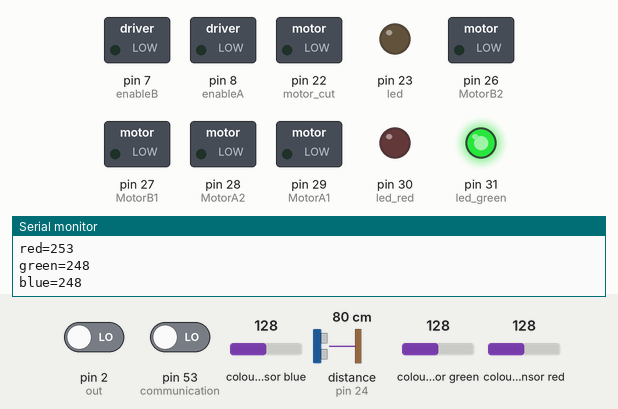
This sketch was run on a simulated Arduino Mega 2560, built with avr-gcc and run on an emulated ATmega2560. Shown: switched loads named in the sketch (green lamp = pin HIGH), output pins drawn as LEDs (lit = HIGH), the last lines printed to the serial monitor. Wiring (inferred from the names in the program): ultrasonic range finder: trigger pin 25; echo pin 24; TCS3200 colour sensor: output pin 2; S2 pin 5; S3 pin 6; S0 pin 3; S1 pin 4. The test bench sets the inputs (shaded band); at power-on: pin 53 (communication) LOW, pin 2 (out) LOW, colour sensor blue 128, distance to the obstacle (sensor on pin 24) 80 cm, colour sensor green 128, colour sensor red 128. The echo pulse lasts 58.3 µs per cm; pins used as bus, display or sensor lines are not drawn.

Above: at 6.2 s.
6.3 s: pin 53 (communication) driven HIGH
At 7.5 s:
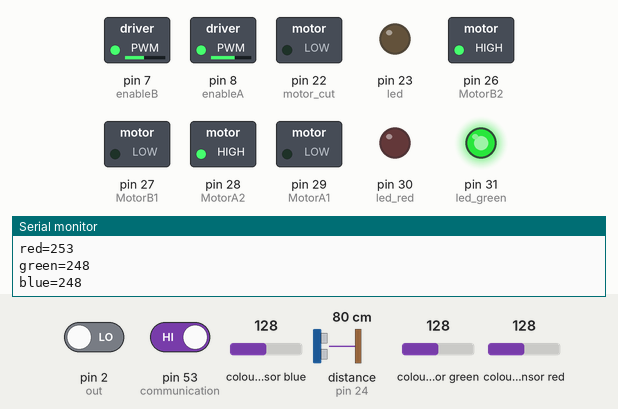
10.7 s: pin 53 (communication) driven LOW
At 16.7 s:
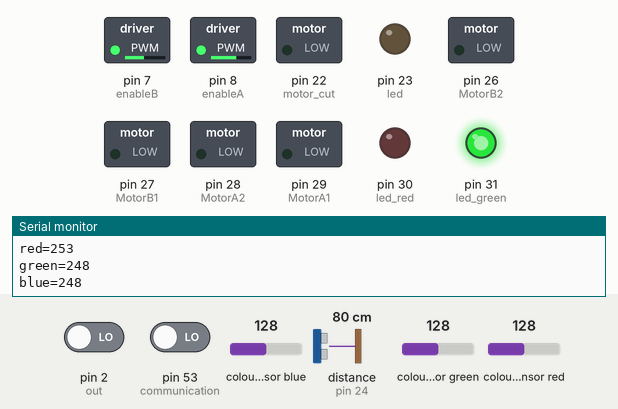
20.0 s: pin 53 (communication) driven HIGH
At 28.3 s:
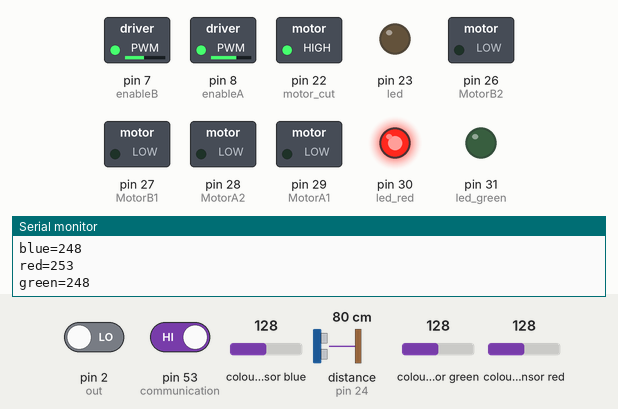
Timing chart, 0 to 33.2 s (numbered marks = the images above; inputs shaded):
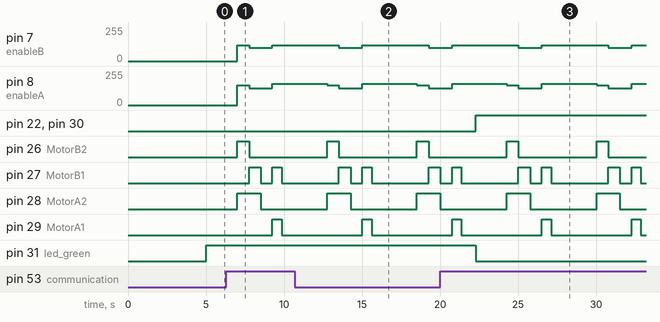

Measured:
- after the input at 10.7 s, pin 22 (motor_cut), pin 30 (led_red): stays LOW (without the input it goes to HIGH after 0.06 s); pin 31 (led_green): stays HIGH (without the input it goes to LOW after 0.06 s)
- after the input at 20.0 s, pin 22 (motor_cut), pin 30 (led_red): LOW → HIGH after 2.3 s; pin 31 (led_green): HIGH → LOW after 2.3 s
- by itself, pin 7 (enableB): alternates 120/255 for 4.3 s and 100/255 for 1.5 s
- by itself, pin 26 (MotorB2): alternates HIGH for 0.75 s and LOW for 5.0 s
- by itself, pin 27 (MotorB1): repeats every 5.8 s: HIGH 0.60 s, LOW 3.7 s, HIGH 0.75 s, LOW 0.75 s
- by itself, pin 28 (MotorA2): alternates HIGH for 1.5 s and LOW for 4.3 s
- by itself, pin 29 (MotorA1): alternates HIGH for 0.60 s and LOW for 5.2 s

The sketch:

test_de_fonctionnement_version_final.ino
```cpp
// Define Pins LEDS
int led_green = 31;
int led_red = 30;


// Define MOTOR CUT

int motor_cut = 22;
int communication = 53;

//Define Pins ultrasonic****************************************************

int trigPin = 25;    // Trigger
int echoPin = 24;    // Echo
long duration, cm;

//Define Pins motors********************************************************

//Motor A (left)

int enableA = 8;
int MotorA1 = 29;
int MotorA2 = 28;

//Motor B (right)
int enableB = 7;
int MotorB1 = 27;
int MotorB2 = 26;

//Define pins RGB**************************************************************
int s0=3,s1=4,s2=5,s3=6;
int out=2;
int led=23;
int flag=0;
int motor_coupe =22;
byte counter=0;
byte countR=0,countG=0,countB=0;

/***************************************************************************
 * the setup () initialization function which is executed once at startup.*
 ***************************************************************************/

void setup() {


//Serial Port begin*********************************************************

  Serial.begin (9600);

//Define inputs and outputs*************************************************
  // Leds
    pinMode(led_green, OUTPUT);
    pinMode(led_red, OUTPUT);


  // motor_cut
    pinMode(motor_cut, OUTPUT);
    pinMode(communication, INPUT);

  // ultrasonic
    pinMode(trigPin, OUTPUT);
    pinMode(echoPin, INPUT);

  // Motors
    pinMode (enableA, OUTPUT);
    pinMode (MotorA1, OUTPUT);
    pinMode (MotorA2, OUTPUT);

    pinMode (enableB, OUTPUT);
    pinMode (MotorB1, OUTPUT);
    pinMode (MotorB2, OUTPUT);

  // RGB

   pinMode(motor_coupe, OUTPUT);
   pinMode(s0,OUTPUT);
   pinMode(s1,OUTPUT);
   pinMode(s2,OUTPUT);
   pinMode(s3,OUTPUT);
   pinMode(out,INPUT);
   pinMode(led,OUTPUT);
     TCS();

Stop();
delay(5000);
}


/********************************************************************************
* the endless loop function loop ()                                             *
* which is executed in a loop once the setup () function has been executed once.*
*********************************************************************************/


void loop() {


// call ultrasonic
  cm = calcul_distance();
  Serial.print(cm);
  Serial.println("cm");

// Raspberry to Arduino ( motor cut)

if (digitalRead(communication)== HIGH ){
digitalWrite(motor_cut,HIGH);
digitalWrite(led_green,LOW);
digitalWrite(led_red,HIGH);
}
else{
digitalWrite(motor_cut,LOW);
digitalWrite(led_green,HIGH);
digitalWrite(led_red,LOW);
}

//if else condition to avoid obstacles***************************

  if (cm <= 30 || countR>95)
{
  Stop();
  delay(2000);
  Marche_arriere();
  delay(750);
  Demi_tour();
  delay(750);
  Stop();
  delay(750);
  Marche_avant();
  delay(600);
  Stop();
  delay(650);

}
else
{
  Marche_avant();

}

  delay(250);

}


/* ***************************************************************
 * function of calculating the distance of the ultrasonic sensor *
******************************************************************/

int calcul_distance()
{

  // The sensor is triggered by a HIGH pulse of 10 or more microseconds.
  // Give a short LOW pulse beforehand to ensure a clean HIGH pulse:
  digitalWrite(trigPin, LOW);
  delayMicroseconds(5);
  digitalWrite(trigPin, HIGH);
  delayMicroseconds(10);
  digitalWrite(trigPin, LOW);

  // Read the signal from the sensor: a HIGH pulse whose
  // duration is the time (in microseconds) from the sending
  // of the ping to the reception of its echo off of an object.
  pinMode(echoPin, INPUT);
  duration = pulseIn(echoPin, HIGH);

  // Convert the time into a distance
  cm =(duration/2) / 29.1;     // Divide by 29.1 or multiply by 0.0343

  return cm ;
  }

/****************************
* Robot forward function    *
*****************************/

void Marche_avant()
{
// This function will run the motors in both directions at a fixed speed

  // Turn on motor A

  digitalWrite(MotorA1, HIGH);
  digitalWrite(MotorA2, LOW);

  // Set speed to 200 out of possible range 0~255

  analogWrite(enableA, 160);

  // Turn on motor B

  digitalWrite(MotorB1, HIGH);
  digitalWrite(MotorB2, LOW);

  // Set speed to 200 out of possible range 0~255

  analogWrite(enableB, 120);


}

/****************************
* Robot back function       *
*****************************/


void Marche_arriere()
{
// This function will run the motors in both directions at a fixed speed

  // Turn on motor A

  digitalWrite(MotorA1, LOW);
  digitalWrite(MotorA2, HIGH);

  // Set speed to 200 out of possible range 0~255

  analogWrite(enableA, 150);

  // Turn on motor B

  digitalWrite(MotorB1, LOW);
  digitalWrite(MotorB2, HIGH);

  // Set speed to 200 out of possible range 0~255

  analogWrite(enableB, 120);


}


/****************************
* Robot half turn function  *
*****************************/


void Demi_tour()
{
// This function will run the motors in both directions at a fixed speed

  // Turn on motor A

  digitalWrite(MotorA1, LOW);
  digitalWrite(MotorA2, HIGH);

  // Set speed to 200 out of possible range 0~255

  analogWrite(enableA, 125);

  // Turn on motor B

  digitalWrite(MotorB1, HIGH);
  digitalWrite(MotorB2, LOW);

  // Set speed to 200 out of possible range 0~255

  analogWrite(enableB, 100);


}


/****************************
* Robot Stop function       *
*****************************/


void Stop()
{
  // Turn on motor A

  digitalWrite(MotorA1, LOW);
  digitalWrite(MotorA2, LOW);

  // Turn on motor B

  digitalWrite(MotorB1, LOW);
  digitalWrite(MotorB2, LOW);

}

/* ***************************************************************
 * function of calculating the colors of the RGB sensor          *
******************************************************************/

void TCS()
 {
 flag=0;
 digitalWrite(s1,HIGH);
 digitalWrite(s0,HIGH);
 digitalWrite(s2,LOW);
 digitalWrite(s3,LOW);
 attachInterrupt(0, ISR_INTO, CHANGE);
 timer0_init();

 }
void ISR_INTO()
 {
 counter++;
 }
 void timer0_init(void)
 {
  TCCR2A=0x00;
  TCCR2B=0x07;   //the clock frequency source 1024 points
  TCNT2= 100;    //10 ms overflow again
  TIMSK2 = 0x01; //allow interrupt
 }
 int i=0;
 ISR(TIMER2_OVF_vect)//the timer 2, 10ms interrupt overflow again. Internal overflow interrupt executive function
{
    TCNT2=100;
    flag++;
 if(flag==1)
  {
    countR=counter;
    Serial.print("red=");
    Serial.println(countR,DEC);
    digitalWrite(s2,HIGH);
    digitalWrite(s3,HIGH);


  }
  else if(flag==2)
   {
    countG=counter;
    Serial.print("green=");
    Serial.println(countG,DEC);
    digitalWrite(s2,LOW);
    digitalWrite(s3,HIGH);

   }
   else if(flag==3)
    {
    countB=counter;
    Serial.print("blue=");
    Serial.println(countB,DEC);
    Serial.println("\n");
    digitalWrite(s2,LOW);
    digitalWrite(s3,LOW);


    }
    else if(flag==4)
     {
     flag=0;
     }
       counter=0;
}
```
